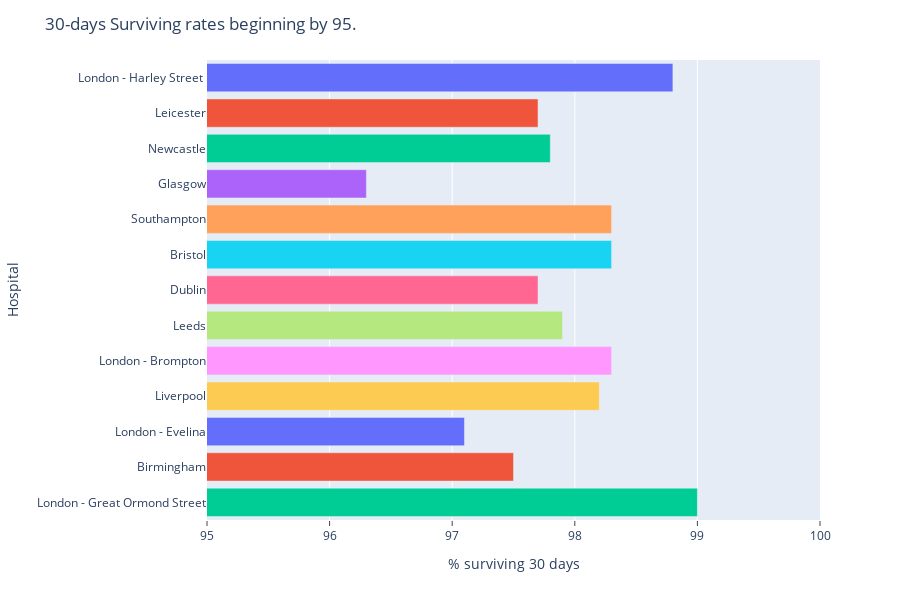

Notebook cell for this chart:
### Code cell
fig = px.bar(
    df,
    y="Hospital", 
    x="ThirtyDaySurvival", 
    color="Hospital", 
    orientation="h", 
    height=600
)

fig.update_layout(
    showlegend=False,
    xaxis_title="% surviving 30 days",
    title="30-days Surviving rates beginning by 95.",
    xaxis= dict(
        tickmode="linear",
        tick0=95,
        dtick=1,
    )
)

fig.update_xaxes(range=(95, 100), ticks="outside")

fig

### Figure 1 — Plotly figure (JSON) as saved in the notebook; plotly's stock layout.template omitted (floating-point values rounded to 4 significant figures)
{"data": [{"alignmentgroup": "True", "hovertemplate": "Hospital=%{y}<br>ThirtyDaySurvival=%{x}<extra></extra>", "legendgroup": "London - Harley Street ", "marker": {"color": "#636efa"}, "name": "London - Harley Street ", "offsetgroup": "London - Harley Street ", "orientation": "h", "showlegend": true, "textposition": "auto", "type": "bar", "x": [98.8], "xaxis": "x", "y": ["London - Harley Street "], "yaxis": "y"}, {"alignmentgroup": "True", "hovertemplate": "Hospital=%{y}<br>ThirtyDaySurvival=%{x}<extra></extra>", "legendgroup": "Leicester", "marker": {"color": "#EF553B"}, "name": "Leicester", "offsetgroup": "Leicester", "orientation": "h", "showlegend": true, "textposition": "auto", "type": "bar", "x": [97.7], "xaxis": "x", "y": ["Leicester"], "yaxis": "y"}, {"alignmentgroup": "True", "hovertemplate": "Hospital=%{y}<br>ThirtyDaySurvival=%{x}<extra></extra>", "legendgroup": "Newcastle", "marker": {"color": "#00cc96"}, "name": "Newcastle", "offsetgroup": "Newcastle", "orientation": "h", "showlegend": true, "textposition": "auto", "type": "bar", "x": [97.8], "xaxis": "x", "y": ["Newcastle"], "yaxis": "y"}, {"alignmentgroup": "True", "hovertemplate": "Hospital=%{y}<br>ThirtyDaySurvival=%{x}<extra></extra>", "legendgroup": "Glasgow", "marker": {"color": "#ab63fa"}, "name": "Glasgow", "offsetgroup": "Glasgow", "orientation": "h", "showlegend": true, "textposition": "auto", "type": "bar", "x": [96.3], "xaxis": "x", "y": ["Glasgow"], "yaxis": "y"}, {"alignmentgroup": "True", "hovertemplate": "Hospital=%{y}<br>ThirtyDaySurvival=%{x}<extra></extra>", "legendgroup": "Southampton", "marker": {"color": "#FFA15A"}, "name": "Southampton", "offsetgroup": "Southampton", "orientation": "h", "showlegend": true, "textposition": "auto", "type": "bar", "x": [98.3], "xaxis": "x", "y": ["Southampton"], "yaxis": "y"}, {"alignmentgroup": "True", "hovertemplate": "Hospital=%{y}<br>ThirtyDaySurvival=%{x}<extra></extra>", "legendgroup": "Bristol", "marker": {"color": "#19d3f3"}, "name": "Bristol", "offsetgroup": "Bristol", "orientation": "h", "showlegend": true, "textposition": "auto", "type": "bar", "x": [98.3], "xaxis": "x", "y": ["Bristol"], "yaxis": "y"}, {"alignmentgroup": "True", "hovertemplate": "Hospital=%{y}<br>ThirtyDaySurvival=%{x}<extra></extra>", "legendgroup": "Dublin", "marker": {"color": "#FF6692"}, "name": "Dublin", "offsetgroup": "Dublin", "orientation": "h", "showlegend": true, "textposition": "auto", "type": "bar", "x": [97.7], "xaxis": "x", "y": ["Dublin"], "yaxis": "y"}, {"alignmentgroup": "True", "hovertemplate": "Hospital=%{y}<br>ThirtyDaySurvival=%{x}<extra></extra>", "legendgroup": "Leeds", "marker": {"color": "#B6E880"}, "name": "Leeds", "offsetgroup": "Leeds", "orientation": "h", "showlegend": true, "textposition": "auto", "type": "bar", "x": [97.9], "xaxis": "x", "y": ["Leeds"], "yaxis": "y"}, {"alignmentgroup": "True", "hovertemplate": "Hospital=%{y}<br>ThirtyDaySurvival=%{x}<extra></extra>", "legendgroup": "London - Brompton", "marker": {"color": "#FF97FF"}, "name": "London - Brompton", "offsetgroup": "London - Brompton", "orientation": "h", "showlegend": true, "textposition": "auto", "type": "bar", "x": [98.3], "xaxis": "x", "y": ["London - Brompton"], "yaxis": "y"}, {"alignmentgroup": "True", "hovertemplate": "Hospital=%{y}<br>ThirtyDaySurvival=%{x}<extra></extra>", "legendgroup": "Liverpool", "marker": {"color": "#FECB52"}, "name": "Liverpool", "offsetgroup": "Liverpool", "orientation": "h", "showlegend": true, "textposition": "auto", "type": "bar", "x": [98.2], "xaxis": "x", "y": ["Liverpool"], "yaxis": "y"}, {"alignmentgroup": "True", "hovertemplate": "Hospital=%{y}<br>ThirtyDaySurvival=%{x}<extra></extra>", "legendgroup": "London - Evelina", "marker": {"color": "#636efa"}, "name": "London - Evelina", "offsetgroup": "London - Evelina", "orientation": "h", "showlegend": true, "textposition": "auto", "type": "bar", "x": [97.1], "xaxis": "x", "y": ["London - Evelina"], "yaxis": "y"}, {"alignmentgroup": "True", "hovertemplate": "Hospital=%{y}<br>ThirtyDaySurvival=%{x}<extra></extra>", "legendgroup": "Birmingham", "marker": {"color": "#EF553B"}, "name": "Birmingham", "offsetgroup": "Birmingham", "orientation": "h", "showlegend": true, "textposition": "auto", "type": "bar", "x": [97.5], "xaxis": "x", "y": ["Birmingham"], "yaxis": "y"}, {"alignmentgroup": "True", "hovertemplate": "Hospital=%{y}<br>ThirtyDaySurvival=%{x}<extra></extra>", "legendgroup": "London - Great Ormond Street", "marker": {"color": "#00cc96"}, "name": "London - Great Ormond Street", "offsetgroup": "London - Great Ormond Street", "orientation": "h", "showlegend": true, "textposition": "auto", "type": "bar", "x": [99], "xaxis": "x", "y": ["London - Great Ormond Street"], "yaxis": "y"}], "layout": {"barmode": "relative", "height": 600, "legend": {"title": {"text": "Hospital"}, "tracegroupgap": 0}, "margin": {"t": 60}, "showlegend": false, "title": {"text": "30-days Surviving rates beginning by 95."}, "xaxis": {"anchor": "y", "domain": [0, 1], "dtick": 1, "range": [95, 100], "tick0": 95, "tickmode": "linear", "ticks": "outside", "title": {"text": "% surviving 30 days"}}, "yaxis": {"anchor": "x", "categoryarray": ["London - Great Ormond Street", "Birmingham", "London - Evelina", "Liverpool", "London - Brompton", "Leeds", "Dublin", "Bristol", "Southampton", "Glasgow", "Newcastle", "Leicester", "London - Harley Street "], "categoryorder": "array", "domain": [0, 1], "title": {"text": "Hospital"}}}}
